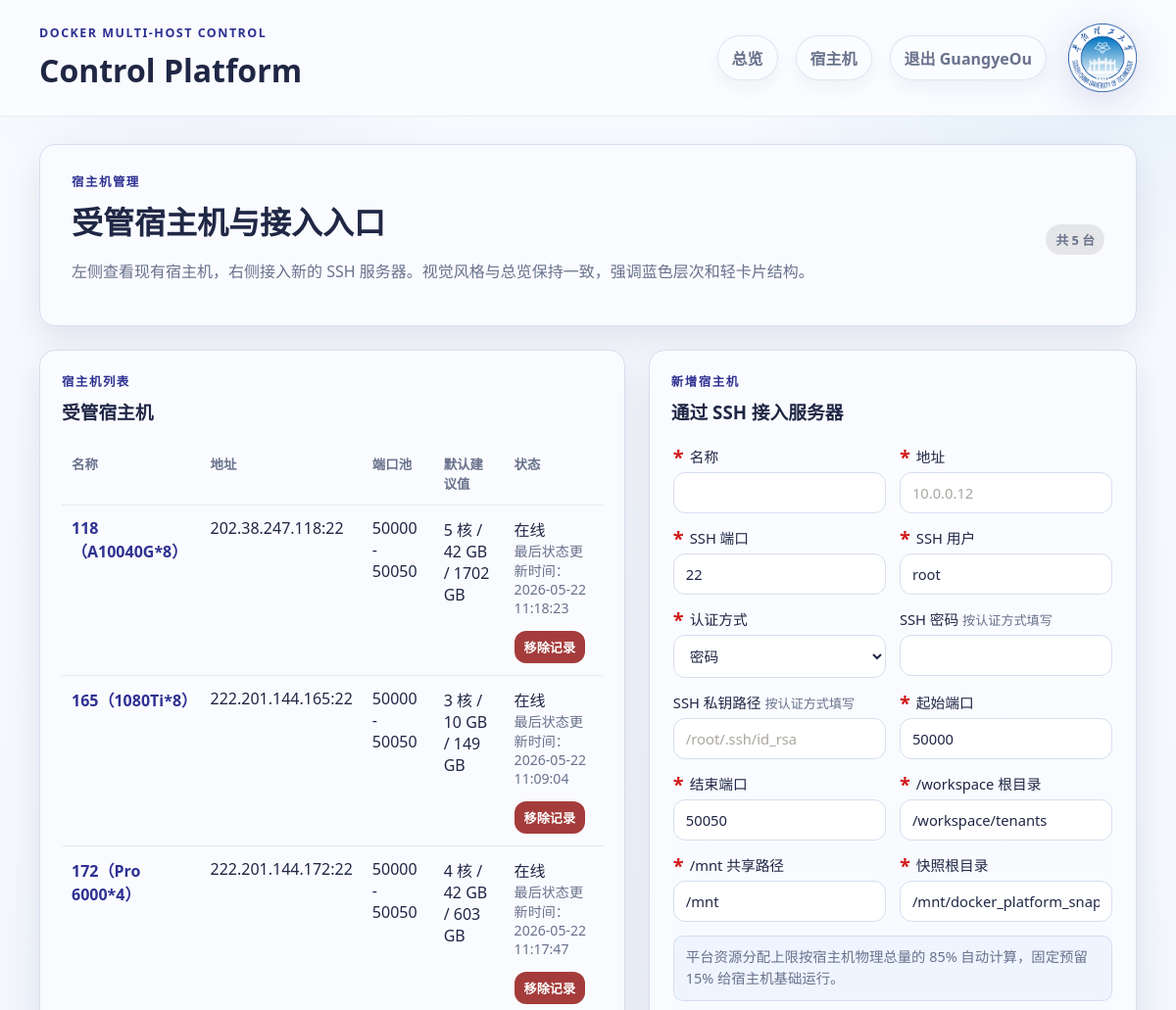
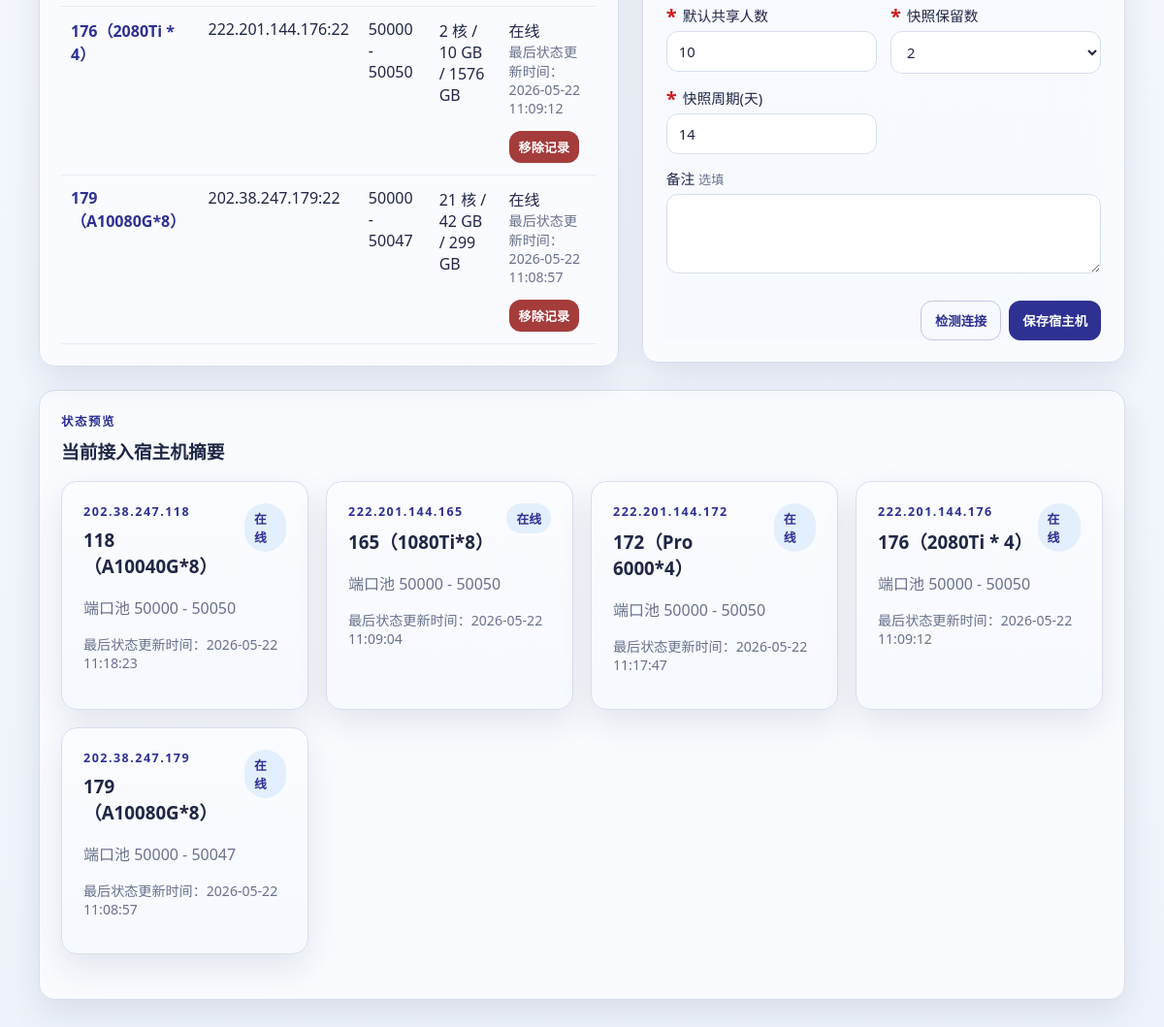
The app's page /hosts (signed in) with its own data (2 pictures, top to bottom).
### app/models.py (models this page shows)
class TimestampMixin:
    created_at: Mapped[datetime] = mapped_column(DateTime, default=datetime.utcnow)
    updated_at: Mapped[datetime] = mapped_column(
        DateTime,
        default=datetime.utcnow,
        onupdate=datetime.utcnow,
    )

class AdminUser(TimestampMixin, Base):
    __tablename__ = "admin_users"
    id: Mapped[int] = mapped_column(Integer, primary_key=True, index=True)
    account: Mapped[str] = mapped_column(String(100), unique=True, nullable=False, index=True)
    password_hash: Mapped[str] = mapped_column(String(255), nullable=False)
    email: Mapped[str] = mapped_column(String(255), nullable=False)
    student_id: Mapped[str] = mapped_column(String(100), nullable=False)
    status: Mapped[str] = mapped_column(String(20), default=AdminStatus.PENDING.value, index=True)
    approved_by: Mapped[str | None] = mapped_column(String(100), nullable=True)
    approved_at: Mapped[datetime | None] = mapped_column(DateTime, nullable=True)
    revoked_at: Mapped[datetime | None] = mapped_column(DateTime, nullable=True)

class ManagedHost(TimestampMixin, Base):
    __tablename__ = "managed_hosts"
    id: Mapped[int] = mapped_column(Integer, primary_key=True, index=True)
    name: Mapped[str] = mapped_column(String(100), unique=True, nullable=False)
    address: Mapped[str] = mapped_column(String(255), nullable=False, default="127.0.0.1")
    ssh_port: Mapped[int] = mapped_column(Integer, default=22)
    ssh_user: Mapped[str] = mapped_column(String(100), default="root")
    auth_type: Mapped[str] = mapped_column(String(20), default=AuthType.LOCAL.value)
    ssh_password: Mapped[str | None] = mapped_column(String(255), nullable=True)
    ssh_key_path: Mapped[str | None] = mapped_column(String(255), nullable=True)
    is_local: Mapped[bool] = mapped_column(Boolean, default=False)
    enabled: Mapped[bool] = mapped_column(Boolean, default=True)
    port_start: Mapped[int] = mapped_column(Integer, default=50000)
    port_end: Mapped[int] = mapped_column(Integer, default=50050)
    workspace_root: Mapped[str] = mapped_column(String(255), default="/workspace/tenants")
    shared_mnt_path: Mapped[str] = mapped_column(String(255), default="/mnt")
    snapshot_root: Mapped[str] = mapped_column(
        String(255),
        default="/mnt/docker_platform_snapshots",
    )
    reserve_cpu_cores: Mapped[float] = mapped_column(Float, default=0.0)
    reserve_memory_gb: Mapped[float] = mapped_column(Float, default=0.0)
    reserve_disk_gb: Mapped[float] = mapped_column(Float, default=0.0)
    default_user_share: Mapped[int] = mapped_column(Integer, default=10)
    snapshot_keep_count: Mapped[int] = mapped_column(Integer, default=2)
    snapshot_interval_days: Mapped[int] = mapped_column(Integer, default=14)
    workspace_limit_mode: Mapped[str] = mapped_column(String(40), default="metadata_only")
    cached_images: Mapped[str | None] = mapped_column(Text, nullable=True)
    notes: Mapped[str | None] = mapped_column(Text, nullable=True)
    allocations: Mapped[list["Allocation"]] = relationship(
        back_populates="host",
        cascade="all, delete-orphan",
    )
    status_cache: Mapped["HostStatusCache | None"] = relationship(
        back_populates="host",
        cascade="all, delete-orphan",
        uselist=False,
    )

### app/routes/web.py (the view)
@router.get("/hosts")
def hosts_page(request: Request):
    admin_response = require_admin_response(request)
    if admin_response:
        return admin_response
    db: Session = SessionLocal()
    try:
        if ssh_host_count(db) == 0:
            return render_initial_setup(request)
        hosts = db.query(ManagedHost).order_by(ManagedHost.name.asc()).all()
        host_rows = []
        for host in hosts:
            cached = host_cache_payload(host)
            rows_data = build_host_rows_from_cached_data(host, list(host.allocations), cached)
            summary = {
                "reachable": cached["reachable"],
                "docker_info": cached["docker_info"],
                "stats": cached["stats"],
                "gpus": cached["gpus"],
                "allocated_cpu": sum(float(row["allocation"].cpu_limit_cores or 0.0) for row in rows_data["allocation_rows"]),
                "allocated_memory_gb": sum(float(row["allocation"].memory_limit_gb or 0.0) for row in rows_data["allocation_rows"]),
                "active_allocations": sum(1 for row in rows_data["allocation_rows"] if row["status"] == AllocationStatus.RUNNING.value),
                "container_count": len(cached["container_rows"]),
            }
            defaults = recommended_defaults(host, summary["docker_info"])
            host_rows.append({"host": host, "summary": summary, "defaults": defaults, "last_status_at": format_cache_time(cached["refreshed_at"])})
        return render(
            request,
            "hosts.html",
            {
                "settings": settings,
                "hosts": host_rows,
                "auth_types": [AuthType.PASSWORD.value, AuthType.KEY.value],
            },
        )
    finally:
        db.close()

### templates/hosts.html (shortened to what this page needs)
{% extends "base.html" %}
{% block content %}
<section class="hero compact">
    <div>
        <p class="eyebrow">宿主机管理</p>
        <h2>受管宿主机与接入入口</h2>
        <p class="muted">左侧查看现有宿主机，右侧接入新的 SSH 服务器。视觉风格与总览保持一致，强调蓝色层次和轻卡片结构。</p>
    </div>
    <div class="hero-actions">
        <span class="tag muted-tag">共 {{ hosts|length }} 台</span>
    </div>
</section>
<section class="split hosts-surface">
    <article class="panel hosts-list-panel">
        <div class="panel-head">
            <div>
                <p class="eyebrow">宿主机列表</p>
                <h3>受管宿主机</h3>
            </div>
        </div>
        <div class="host-list">
            <table class="table">
                <thead>
                    <tr>
                        <th>名称</th>
                        <th>地址</th>
                        <th>端口池</th>
                        <th>默认建议值</th>
                        <th>状态</th>
                    </tr>
                </thead>
                <tbody>
                    {% for row in hosts %}
                    <tr>
                        <td><a class="host-link" href="/hosts/{{ row.host.id }}">{{ row.host.name }}</a></td>
                        <td>{{ row.host.address }}:{{ row.host.ssh_port }}</td>
                        <td>{{ row.host.port_start }} - {{ row.host.port_end }}</td>
                        <td>{{ row.defaults.cpu_limit_cores }} 核 / {{ row.defaults.memory_limit_gb }} GB / {{ row.defaults.workspace_limit_gb }} GB</td>
                        <td>
                            <div>{{ '在线' if row.summary.reachable else '离线' }}</div>
                            <div class="status-timestamp">最后状态更新时间：{{ row.last_status_at }}</div>
                            <form class="confirm-ajax-form" method="post" action="/hosts/{{ row.host.id }}/delete" data-confirm-message="确认从平台移除该宿主机记录？这不会删除远端服务器本身，只会删除平台记录。">
                                <button class="button tiny danger" type="submit">移除记录</button>
                            </form>
                        </td>
                    </tr>
                    {% endfor %}
                </tbody>
            </table>
        </div>
    </article>
    <article class="panel hosts-form-panel">
        <div class="panel-head">
            <div>
                <p class="eyebrow">新增宿主机</p>
                <h3>通过 SSH 接入服务器</h3>
            </div>
        </div>
        <form id="host-access-form" class="form-grid host-form" method="post" action="/hosts" data-confirm-message="确认保存该宿主机并接入平台？">
            <label><span class="required-mark">*</span>名称<input name="name" required></label>
            <label><span class="required-mark">*</span>地址<input name="address" required placeholder="10.0.0.12"></label>
            <label><span class="required-mark">*</span>SSH 端口<input name="ssh_port" type="number" value="22"></label>
            <label><span class="required-mark">*</span>SSH 用户<input name="ssh_user" value="root"></label>
            <label><span class="required-mark">*</span>认证方式
                <select name="auth_type">
                    {% for item in auth_types %}
                    <option value="{{ item }}" {% if item == 'password' %}selected{% endif %}>{{ '密码' if item == 'password' else '私钥' }}</option>
                    {% endfor %}
                </select>
            </label>
            <label>SSH 密码 <span class="optional-mark">按认证方式填写</span><input name="ssh_password" type="password"></label>
            <label>SSH 私钥路径 <span class="optional-mark">按认证方式填写</span><input name="ssh_key_path" placeholder="/root/.ssh/id_rsa"></label>
            <label><span class="required-mark">*</span>起始端口<input name="port_start" type="number" value="50000"></label>
            <label><span class="required-mark">*</span>结束端口<input name="port_end" type="number" value="50050"></label>
            <label><span class="required-mark">*</span>/workspace 根目录<input name="workspace_root" value="/workspace/tenants"></label>
            <label><span class="required-mark">*</span>/mnt 共享路径<input name="shared_mnt_path" value="/mnt"></label>
            <label><span class="required-mark">*</span>快照根目录<input name="snapshot_root" value="/mnt/docker_platform_snapshots"></label>
            <div class="wide form-note">平台资源分配上限按宿主机物理总量的 85% 自动计算，固定预留 15% 给宿主机基础运行。</div>
            <label><span class="required-mark">*</span>默认共享人数<input name="default_user_share" type="number" value="10"></label>
            <label><span class="required-mark">*</span>快照保留数
                <select name="snapshot_keep_count">
                    <option value="2" selected>2</option>
                </select>
            </label>
            <label><span class="required-mark">*</span>快照周期(天)<input name="snapshot_interval_days" type="number" value="14"></label>
            <label class="wide">备注 <span class="optional-mark">选填</span><textarea name="notes" rows="3"></textarea></label>
            <div class="wide action-row">
                <button class="button secondary" type="button" id="test-ssh">检测连接</button>
                <button class="button" type="submit" id="submit-setup" disabled>保存宿主机</button>
            </div>
        </form>
    </article>
</section>
<section class="panel hosts-preview-panel">
    <div class="panel-head">
        <div>
            <p class="eyebrow">状态预览</p>
            <h3>当前接入宿主机摘要</h3>
        </div>
    </div>
    <div class="grid cards three">
        {% for row in hosts %}
        <article class="card host-preview-card">
            <div class="card-head">
                <div>
                    <p class="eyebrow">{{ row.host.address }}</p>
                    <h3>{{ row.host.name }}</h3>
                </div>
                <span class="status {{ 'ok' if row.summary.reachable else 'bad' }}">
                    {{ '在线' if row.summary.reachable else '离线' }}
                </span>
            </div>
            <p class="muted">端口池 {{ row.host.port_start }} - {{ row.host.port_end }}</p>
            <p class="status-timestamp">最后状态更新时间：{{ row.last_status_at }}</p>
        </article>
        {% endfor %}
    </div>
</section>
{% endblock %}

### templates/base.html (shortened to what this page needs)
<!DOCTYPE html>
<html lang="zh-CN">
<head>
    <link rel="stylesheet" href="/static/css/app.css">
</head>
<body>
    <header class="topbar">
        <div>
            <p class="eyebrow">Docker Multi-Host Control</p>
            <h1>{{ settings.app_name }}</h1>
        </div>
        <div class="topbar-right">
            <nav class="topnav">
                <a class="nav-chip" href="/">总览</a>
                {% if admin %}
                <a class="nav-chip" href="/hosts">宿主机</a>
                {% endif %}
                {% if admin %}
                <form method="post" action="/logout">
                    <button class="nav-chip nav-button" type="submit">退出 {{ admin.get('account') }}</button>
                </form>
                {% elif platform_user %}
                <form method="post" action="/logout">
                    <button class="nav-chip nav-button" type="submit">退出 {{ platform_user.get('account') }}</button>
                </form>
                {% else %}
                <a class="nav-chip" href="/login">管理员登录</a>
                <a class="nav-chip" href="/user-login">使用者登录</a>
                {% endif %}
            </nav>
            <img class="topbar-logo" src="/static/img/scut-emblem.png" alt="华南理工大学校徽">
        </div>
    </header>
    <main class="layout">
        {% block content %}{% endblock %}
    </main>
</body>
</html>

### records on screen
AdminUser: get "GuangyeOu"
ManagedHost: host.name "118（A10040G*8）", host.address "202.38.247.118", host.ssh_port "22", host.port_start "50000", host.port_end "50050", host.address "202.38.247.118", host.name "118（A10040G*8）", host.port_start "50000", host.port_end "50050"
ManagedHost: host.name "165（1080Ti*8）", host.address "222.201.144.165", host.ssh_port "22", host.port_start "50000", host.port_end "50050", host.address "222.201.144.165", host.name "165（1080Ti*8）", host.port_start "50000", host.port_end "50050"
ManagedHost: host.name "172（Pro 6000*4）", host.address "222.201.144.172", host.ssh_port "22", host.port_start "50000", host.port_end "50050", host.address "222.201.144.172", host.name "172（Pro 6000*4）", host.port_start "50000", host.port_end "50050"
ManagedHost: host.name "176（2080Ti * 4）", host.address "222.201.144.176", host.ssh_port "22", host.port_start "50000", host.port_end "50050", host.address "222.201.144.176", host.name "176（2080Ti * 4）", host.port_start "50000", host.port_end "50050"
ManagedHost: host.name "179（A10080G*8）", host.address "202.38.247.179", host.ssh_port "22", host.port_start "50000", host.port_end "50047", host.address "202.38.247.179", host.name "179（A10080G*8）", host.port_start "50000", host.port_end "50047"

### other values on screen
{{ settings.app_name }} "Control Platform"
{{ hosts|length }} "5"
{{ row.defaults.cpu_limit_cores }} "5" "3" "4" "2" "21"
{{ row.defaults.memory_limit_gb }} "42" "10" "42" "10" "42"
{{ row.defaults.workspace_limit_gb }} "1702" "149" "603" "1576" "299"
{{ '在线' if row.summary.reachable else '离线' }} "在线" "在线" "在线" "在线" "在线"
{{ row.last_status_at }} "2026-05-22 11:18:23" "2026-05-22 11:09:04" "2026-05-22 11:17:47" "2026-05-22 11:09:12" "2026-05-22 11:08:57"
form field auth_type "密码"
